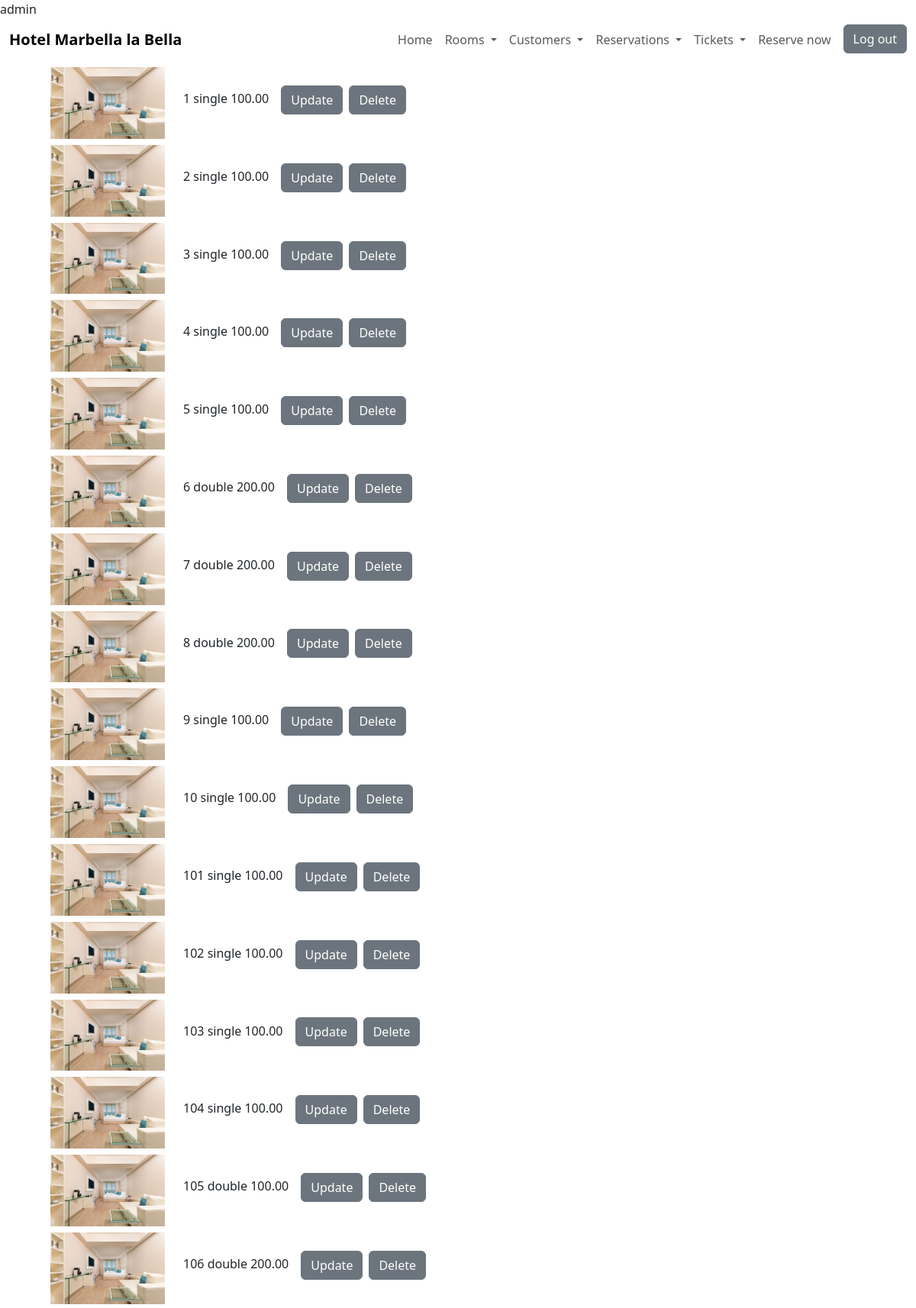
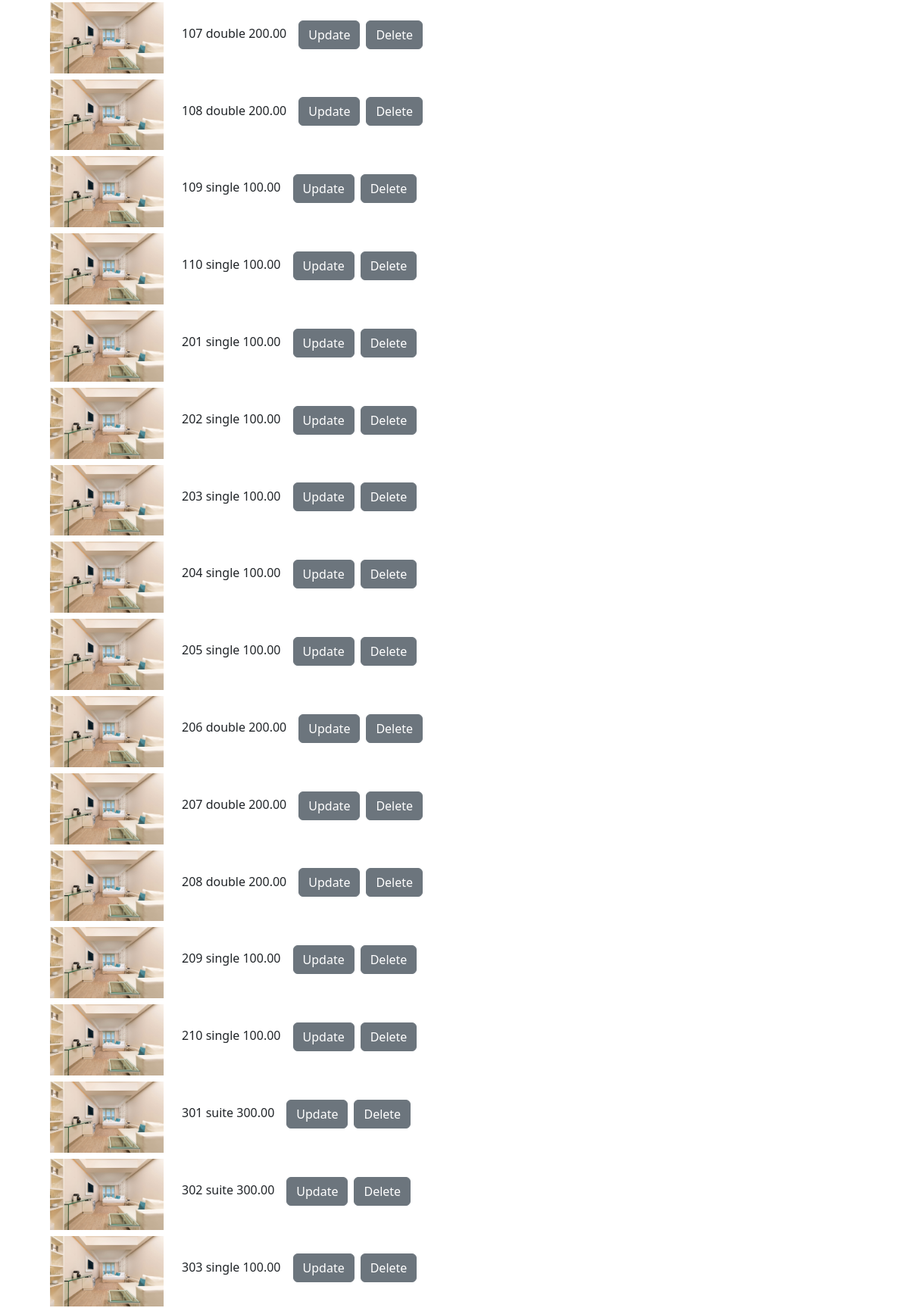
Page /db/db_room_select_all.php (signed in, upper part) on the committed database (2 pictures, top to bottom).
### tables this page shows
CREATE TABLE `045_rooms` (
  `room_number` int(11) NOT NULL PRIMARY KEY,
  `room_category` enum('single','double','suite') DEFAULT NULL,
  `room_state` enum('maintenance','dirty','clean') NOT NULL,
  `room_status` tinyint(4) NOT NULL,
  `room_price` decimal(10,2) DEFAULT NULL,
  `room_description` longtext DEFAULT NULL,
  `room_image` varchar(250) DEFAULT NULL
);

### db/db_room_select_all.php (the view, shortened to what this page needs)
<?php include($_SERVER['DOCUMENT_ROOT'] . '/student045/dwes/header.php')?>
    <?php
        include('connect_db.php');
        $sql = "SELECT *
            FROM 045_rooms";
        $result = mysqli_query($conn, $sql);
        $rooms = mysqli_fetch_all($result, MYSQLI_ASSOC);
        echo '<div class="container">
        <div class="ms-4">';
        foreach ($rooms as $room){
            if($room['room_image'] != null) {
                echo "<img src=\"{$room['room_image']}\" alt=\"room_image\" width=\"150px\" class=\"me-4 mt-2\">";
            } else {
                echo "<img src=\"/student045/dwes/img/rooms/suit3.jpg\" alt=\"room_image\" width=\"150px\" class=\"me-4 mt-2\">";
            }
            echo ($room['room_number'] . ' ' . $room['room_category'] . ' ' . $room['room_price']);
            if($role == 'admin'){
                echo "<span class=\"fw-thin secondary-color btn-group m-2\">
                        <form action=\"/student045/dwes/form/form_room_update.php\" method =\"POST\">
                            <input name=\"roomNumber\" value = \"" . $room['room_number'] . "\" hidden>
                            <button class=\"btn btn-secondary m-2 \"> Update </button>
                        </form>
                        <form action=\"/student045/dwes/db/db_room_delete.php\" method =\"POST\">
                            <input name=\"roomNumber\" value = \"" . $room['room_number'] . "\" hidden>
                            <button class=\"btn btn-secondary my-2\"> Delete </button>
                        </form>
                    </span> ";
                echo '<br>';
            } else if($role == 'worker'){
                echo "<span class=\"fw-thin secondary-color btn-group m-2\">
                        <form action=\"/student045/dwes/form/form_room_update.php\" method =\"POST\">
                            <input name=\"roomNumber\" value = \"" . $room['room_number'] . "\" hidden>
                            <button class=\"btn btn-secondary m-2 \"> Update </button>
                        </form>
                    </span>";
                echo '<br>';
            }else{
                echo '<br><br>';
            }
        }
        echo '</div>';
    ?>
    <?php include($_SERVER['DOCUMENT_ROOT'] . '/student045/dwes/footer.php')?>

### rows in the picture
045_rooms: room_number "1", room_category "single", room_price "100.00"
045_rooms: room_number "2", room_category "single", room_price "100.00"
045_rooms: room_number "3", room_category "single", room_price "100.00"
045_rooms: room_number "4", room_category "single", room_price "100.00"
045_rooms: room_number "5", room_category "single", room_price "100.00"
045_rooms: room_number "6", room_category "double", room_price "200.00"
045_rooms: room_number "7", room_category "double", room_price "200.00"
045_rooms: room_number "8", room_category "double", room_price "200.00"
045_rooms: room_number "9", room_category "single", room_price "100.00"
045_rooms: room_number "10", room_category "single", room_price "100.00"
045_rooms: room_number "101", room_category "single", room_price "100.00"
045_rooms: room_number "102", room_category "single", room_price "100.00"
045_rooms: room_number "103", room_category "single", room_price "100.00"
045_rooms: room_number "104", room_category "single", room_price "100.00"
045_rooms: room_number "105", room_category "double", room_price "100.00"
045_rooms: room_number "106", room_category "double", room_price "200.00"
045_rooms: room_number "107", room_category "double", room_price "200.00"
045_rooms: room_number "108", room_category "double", room_price "200.00"
045_rooms: room_number "109", room_category "single", room_price "100.00"
045_rooms: room_number "110", room_category "single", room_price "100.00"
045_rooms: room_number "201", room_category "single", room_price "100.00"
045_rooms: room_number "202", room_category "single", room_price "100.00"
045_rooms: room_number "203", room_category "single", room_price "100.00"
045_rooms: room_number "204", room_category "single", room_price "100.00"
045_rooms: room_number "205", room_category "single", room_price "100.00"
045_rooms: room_number "206", room_category "double", room_price "200.00"
045_rooms: room_number "207", room_category "double", room_price "200.00"
045_rooms: room_number "208", room_category "double", room_price "200.00"
045_rooms: room_number "209", room_category "single", room_price "100.00"
045_rooms: room_number "210", room_category "single", room_price "100.00"
045_rooms: room_number "301", room_category "suite", room_price "300.00"
045_rooms: room_number "302", room_category "suite", room_price "300.00"
045_rooms: room_number "303", room_category "single", room_price "100.00"

### other values in the picture
$role "admin"
